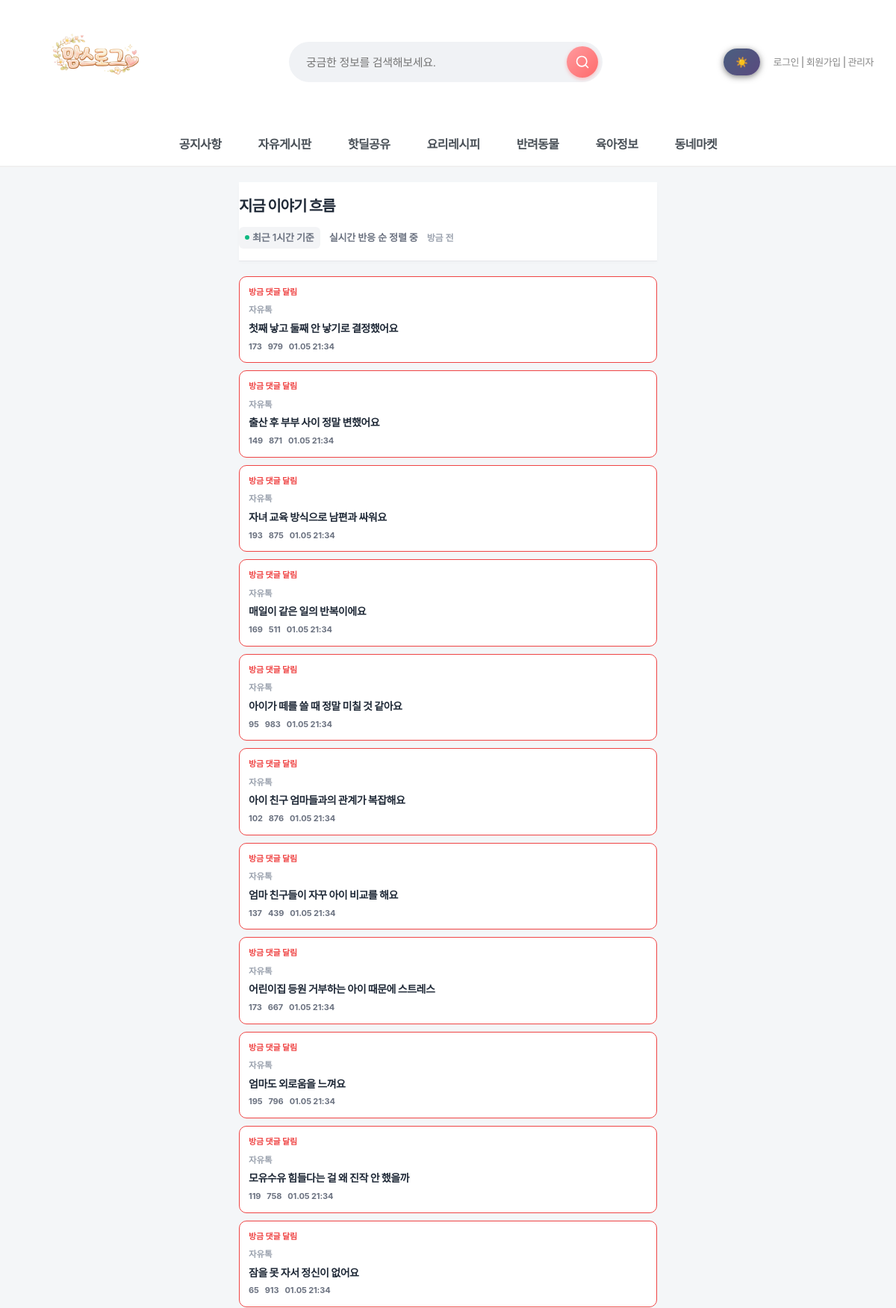
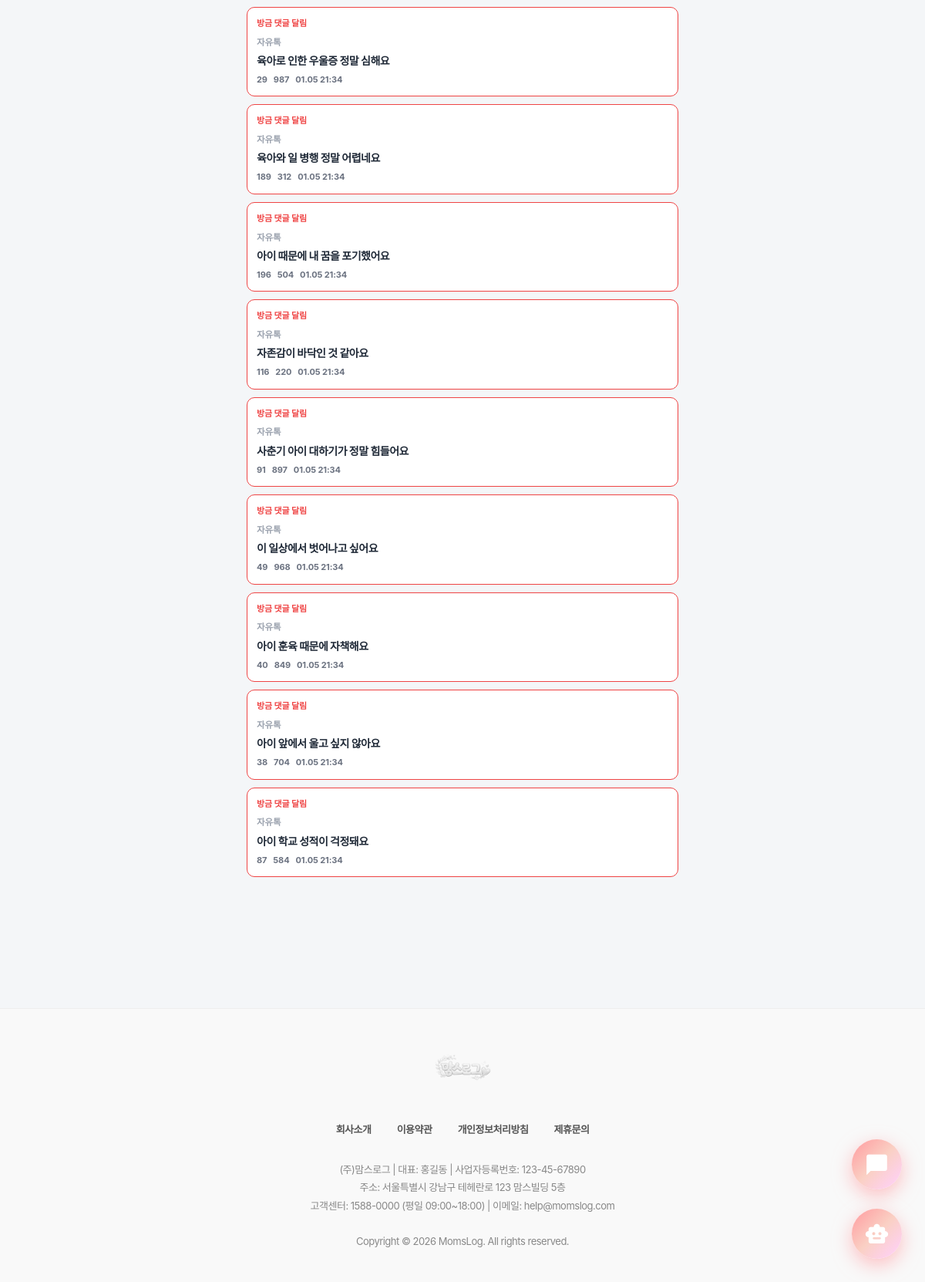
The app's page /realtime-feed/ with its own data (2 pictures, top to bottom).
### board/models.py (models this page shows, shortened)
class FreePost(models.Model):
    CATEGORY_CHOICES = [
        ('all', '전체보기'),
        ('mom', '육아수다'),
        ('husband', '남편뒷담화'),
        ('family', '시댁/친정'),
        ('preg', '임신출산'),
        ('bamboo', '대나무숲'),  # 익명 게시판
    ]
    REGION_CHOICES = [
        ('seoul', '서울시'),
        ('gyeonggi', '경기도'),
        ('incheon', '인천시'),
        ('daejeon', '대전시'),
        ('daegu', '대구시'),
        ('busan', '부산시'),
        ('gwangju', '광주시'),
        ('ulsan', '울산시'),
        ('sejong', '세종시'),
        ('other', '기타'),
    ]
    category = models.CharField(
        max_length=20,
        choices=CATEGORY_CHOICES,
        default='mom',
        verbose_name='카테고리'
    )
    title = models.CharField(max_length=200, verbose_name="제목")
    content = models.TextField(verbose_name="내용")
    author = models.ForeignKey(settings.AUTH_USER_MODEL, on_delete=models.CASCADE, verbose_name="작성자")
    is_anonymous = models.BooleanField(default=False, verbose_name="익명")
    created_at = models.DateTimeField(auto_now_add=True, verbose_name="작성일")
    views = models.IntegerField(default=0, verbose_name="조회수")
    reaction_empathy = models.IntegerField(default=0, verbose_name="공감해요")      # 🤝
    reaction_courage = models.IntegerField(default=0, verbose_name="힘내세요")     # 💪
    reaction_cheer = models.IntegerField(default=0, verbose_name="축하해요")       # 🎉
    reaction_support = models.IntegerField(default=0, verbose_name="응원해요")     # 👏
    reaction_thanks = models.IntegerField(default=0, verbose_name="고마워요")      # 🙏
    region = models.CharField(max_length=20, choices=REGION_CHOICES, null=True, blank=True, verbose_name="지역")
    district = models.CharField(max_length=50, null=True, blank=True, verbose_name="구/군")
    dong = models.CharField(max_length=50, null=True, blank=True, verbose_name="동/읍/면")
    latitude = models.DecimalField(max_digits=9, decimal_places=6, null=True, blank=True, verbose_name="위도")
    longitude = models.DecimalField(max_digits=9, decimal_places=6, null=True, blank=True, verbose_name="경도")
    comment_count = models.IntegerField(default=0, verbose_name="댓글수")
    bookmark_count = models.IntegerField(default=0, verbose_name="저장수")
    popularity_score = models.FloatField(default=0, verbose_name="인기도 점수")
    is_pinned = models.BooleanField(default=False, verbose_name="운영진 고정")
    pinned_at = models.DateTimeField(null=True, blank=True, verbose_name="고정 시간")
    class Meta:
        verbose_name = '자유게시판'
        verbose_name_plural = '자유게시판'
        ordering = ['-created_at']
        indexes = [
            models.Index(fields=['-is_pinned', '-popularity_score', '-created_at']),
            models.Index(fields=['region', '-popularity_score']),
        ]

### main/views.py (the view, shortened to what this page needs)
# urls.py: path('realtime-feed/', views.realtime_feed, name='realtime_feed'),  # 26-01-05 슬기 추가: 실시간 반응 피드
def realtime_feed(request):
    page = request.GET.get('page', 1)
    limit = 20  # ??번에 로드??글??개수
    try:
        page = int(page)
        if page < 1:
            page = 1
    except (ValueError, TypeError):
        page = 1
    offset = (page - 1) * limit
    free_posts = list(FreePost.objects.order_by('-popularity_score', '-created_at')[:200])
    hotdeal_posts = list(HotDeal.objects.order_by('-popularity_score', '-created_at')[:200])
    parenting_posts = list(ParentingInfo.objects.order_by('-popularity_score', '-created_at')[:200])
    for post in free_posts:
        post.post_type = 'free'
        post.popularity_icon = get_popularity_icon(post.popularity_score)
    for post in hotdeal_posts:
        post.post_type = 'hotdeal'
        post.popularity_icon = get_popularity_icon(post.popularity_score)
    for post in parenting_posts:
        post.post_type = 'parenting'
        post.popularity_icon = get_popularity_icon(post.popularity_score)
    all_posts = free_posts + hotdeal_posts + parenting_posts
    sorted_posts = sorted(all_posts, key=lambda x: (x.popularity_score, x.created_at), reverse=True)
    total_count = len(sorted_posts)
    paginated_posts = sorted_posts[offset:offset + limit]
    context = {
        'posts': paginated_posts,
        'total_count': total_count,
        'page': page,
        'limit': limit,
        'has_next': (offset + limit) < total_count,
    }
    return render(request, 'main/realtime_feed.html', context)

### board/utils.py (called while the page is built)
def get_popularity_icon(score):
    if score >= 100:
        return "fire-3"  # CSS에서 처리
    elif score >= 60:
        return "fire-2"
    elif score >= 30:
        return "fire-1"
    return ""

### quests/context_processors.py (called while the page is built, shortened)
def today_quest(request):
    if not request.user.is_authenticated:
        return {
            "today_quest": None,
            "grade_progress": None,
        }

### main/templates/main/realtime_feed.html (shortened to what this page needs)
{% extends 'base.html' %}
{% load static %}
{% block content %}
<div class="realtime-container">
  <div class="realtime-header">
    <h1 class="realtime-header-title">지금 이야기 흐름</h1>
    <div class="realtime-status">
      <div class="status-badge">
        <div class="status-dot"></div>
        <span>최근 1시간 기준</span>
      </div>
      <span>실시간 반응 순 정렬 중</span>
      <span class="refresh-time" id="last-refresh">방금 전</span>
    </div>
  </div>
  <div class="realtime-feed" id="feed-container">
    {% for post in posts %}
      {% with views=post.views|default:0 comments=post.comment_count|default:0 score=post.popularity_score|default:0 %}
        {% if comments >= 10 %}
          {% with status_label="방금 댓글 달림" %}
          <a class="feed-card {% if comments >= 20 or score >= 80 %}level-top{% elif comments >= 8 or score >= 50 %}level-mid{% else %}level-base{% endif %}" href="{% if post.post_type == 'free' %}{% url 'board:free_detail' post.pk %}{% elif post.post_type == 'hotdeal' %}{% url 'board:hotdeal_detail' post.pk %}{% else %}{% url 'board:parenting_detail' post.pk %}{% endif %}">
            <div class="status">{{ status_label }}</div>
            <div class="sub">{% if post.post_type == 'free' %}자유톡{% elif post.post_type == 'hotdeal' %}핫딜{% else %}육아정보{% endif %}</div>
            <div class="title">{{ post.title }}</div>
            <div class="meta-line">
              <span class="metric comments">{{ comments }}</span>
              <span class="metric views">{{ views }}</span>
              <span class="metric time">{{ post.created_at|date:"m.d H:i" }}</span>
            </div>
          </a>
          {% endwith %}
        {% endif %}
      {% endwith %}
    {% empty %}
      <div class="empty-state">
        <div class="empty-state-icon">📭</div>
        <div class="empty-state-text">지금 반응 중인 글이 없습니다.</div>
      </div>
    {% endfor %}
  </div>
  <div class="scroll-trigger" id="scroll-trigger">
  </div>
</div>
{% endblock %}

### static/css/style.css (style rules this page uses)
body { font-family: "Pretendard Variable", "Pretendard", -apple-system, BlinkMacSystemFont, system-ui, Roboto, "Helvetica Neue", "Segoe UI", "Apple SD Gothic Neo", "Noto Sans KR", "Malgun Gothic", "Apple Color Emoji", "Segoe UI Emoji", "Segoe UI Symbol", sans-serif; margin: 0; padding: 0; background-color: #f4f6f8; color: #333; line-height: 1.6; letter-spacing: -0.5px; -webkit-font-smoothing: antialiased; -moz-osx-font-smoothing: grayscale; }
h1, h2, h3, h4, h5, h6 { font-weight: 700; letter-spacing: -1px; margin-top: 0; }
a { text-decoration: none; color: inherit; transition: all 0.3s ease; }

### static/css/mobile.css (style rules this page uses)
* { box-sizing: border-box; }

### static/css/darkmode.css (style rules this page uses)
body, header, .main-nav, .card, input, textarea, select, button, table { transition: background-color 0.3s ease, color 0.3s ease, border-color 0.3s ease; }

### static/css/chatbot.css (style rules this page uses)
:root { --primary-gradient: linear-gradient(135deg, #FF9A9E 0%, #FAD0C4 50%, #FFD1FF 100%); --glass-bg: rgba(255, 255, 255, 0.85); --glass-border: 1px solid rgba(255, 255, 255, 0.5); --shadow-xl: 0 20px 40px rgba(0, 0, 0, 0.1), 0 10px 20px rgba(0, 0, 0, 0.05); --text-dark: #2d3436; }
body { font-family: 'Pretendard', sans-serif; }

### main/templates/base.html (style rules this page uses)
* { font-family: "Pretendard", -apple-system, BlinkMacSystemFont, system-ui, Roboto, "Helvetica Neue", "Segoe UI", "Apple SD Gothic Neo", "Noto Sans KR", "Malgun Gothic", "Apple Color Emoji", "Segoe UI Emoji", "Segoe UI Symbol", sans-serif; }

### main/templates/main/realtime_feed.html (style rules this page uses)
.realtime-container { max-width: 600px; margin: 0 auto; padding: 20px; }
.realtime-header { position: sticky; top: 0; background: #fff; border-bottom: 1px solid #e5e7eb; padding: 16px 0; margin-bottom: 20px; z-index: 10; box-shadow: 0 2px 4px rgba(0,0,0,0.02); }
.realtime-header-title { font-size: 20px; font-weight: 800; color: #1f2937; margin: 0 0 12px 0; }
.realtime-status { display: flex; align-items: center; gap: 12px; font-size: 13px; color: #6b7280; font-weight: 600; letter-spacing: -0.01em; }
.status-badge { display: inline-flex; align-items: center; gap: 4px; padding: 4px 8px; background: #f3f4f6; border-radius: 6px; }
.status-dot { width: 6px; height: 6px; border-radius: 50%; background: #10b981; animation: pulse 2s infinite; }
.refresh-time { color: #9ca3af; font-size: 12px; }
.realtime-feed { display: flex; flex-direction: column; gap: 10px; }
.feed-card { position: relative; padding: 12px; border-radius: 10px; border: 1px solid #e5e7eb; background: #ffffff; display: grid; gap: 6px; min-height: 110px; text-decoration: none; color: inherit; transition: all 0.15s ease; }
.feed-card.level-top { border-color: #ef4444; }
.feed-card .title { font-weight: 700; font-size: 14px; color: #1f2937; line-height: 1.35; max-height: 2.7em; overflow: hidden; }
.feed-card .sub { color: #9ca3af; font-size: 11.5px; font-weight: 600; letter-spacing: -0.01em; }
.feed-card .meta-line { display: inline-flex; gap: 8px; align-items: center; color: #6b7280; font-size: 11px; font-weight: 700; letter-spacing: -0.01em; }
.feed-card .metric { display: inline-flex; align-items: center; gap: 4px; }
.feed-card .status { color: #ef4444; font-size: 11px; font-weight: 700; letter-spacing: -0.01em; }
.scroll-trigger { height: 100px; display: flex; align-items: center; justify-content: center; }

### records on screen
FreePost: status_label "방금 댓글 달림", shows "자유톡", title "첫째 낳고 둘째 안 낳기로 결정했어요", comment_count "173", views "979", created_at "01.05 21:34"
FreePost: status_label "방금 댓글 달림", shows "자유톡", title "출산 후 부부 사이 정말 변했어요", comment_count "149", views "871", created_at "01.05 21:34"
FreePost: status_label "방금 댓글 달림", shows "자유톡", title "자녀 교육 방식으로 남편과 싸워요", comment_count "193", views "875", created_at "01.05 21:34"
FreePost: status_label "방금 댓글 달림", shows "자유톡", title "매일이 같은 일의 반복이에요", comment_count "169", views "511", created_at "01.05 21:34"
FreePost: status_label "방금 댓글 달림", shows "자유톡", title "아이가 떼를 쓸 때 정말 미칠 것 같아요", comment_count "95", views "983", created_at "01.05 21:34"
FreePost: status_label "방금 댓글 달림", shows "자유톡", title "아이 친구 엄마들과의 관계가 복잡해요", comment_count "102", views "876", created_at "01.05 21:34"
FreePost: status_label "방금 댓글 달림", shows "자유톡", title "엄마 친구들이 자꾸 아이 비교를 해요", comment_count "137", views "439", created_at "01.05 21:34"
FreePost: status_label "방금 댓글 달림", shows "자유톡", title "어린이집 등원 거부하는 아이 때문에 스트레스", comment_count "173", views "667", created_at "01.05 21:34"
FreePost: status_label "방금 댓글 달림", shows "자유톡", title "엄마도 외로움을 느껴요", comment_count "195", views "796", created_at "01.05 21:34"
FreePost: status_label "방금 댓글 달림", shows "자유톡", title "모유수유 힘들다는 걸 왜 진작 안 했을까", comment_count "119", views "758", created_at "01.05 21:34"
FreePost: status_label "방금 댓글 달림", shows "자유톡", title "잠을 못 자서 정신이 없어요", comment_count "65", views "913", created_at "01.05 21:34"
FreePost: status_label "방금 댓글 달림", shows "자유톡", title "육아로 인한 우울증 정말 심해요", comment_count "29", views "987", created_at "01.05 21:34"
FreePost: status_label "방금 댓글 달림", shows "자유톡", title "육아와 일 병행 정말 어렵네요", comment_count "189", views "312", created_at "01.05 21:34"
FreePost: status_label "방금 댓글 달림", shows "자유톡", title "아이 때문에 내 꿈을 포기했어요", comment_count "196", views "504", created_at "01.05 21:34"
FreePost: status_label "방금 댓글 달림", shows "자유톡", title "자존감이 바닥인 것 같아요", comment_count "116", views "220", created_at "01.05 21:34"
FreePost: status_label "방금 댓글 달림", shows "자유톡", title "사춘기 아이 대하기가 정말 힘들어요", comment_count "91", views "897", created_at "01.05 21:34"
FreePost: status_label "방금 댓글 달림", shows "자유톡", title "이 일상에서 벗어나고 싶어요", comment_count "49", views "968", created_at "01.05 21:34"
FreePost: status_label "방금 댓글 달림", shows "자유톡", title "아이 훈육 때문에 자책해요", comment_count "40", views "849", created_at "01.05 21:34"
FreePost: status_label "방금 댓글 달림", shows "자유톡", title "아이 앞에서 울고 싶지 않아요", comment_count "38", views "704", created_at "01.05 21:34"
FreePost: status_label "방금 댓글 달림", shows "자유톡", title "아이 학교 성적이 걱정돼요", comment_count "87", views "584", created_at "01.05 21:34"
